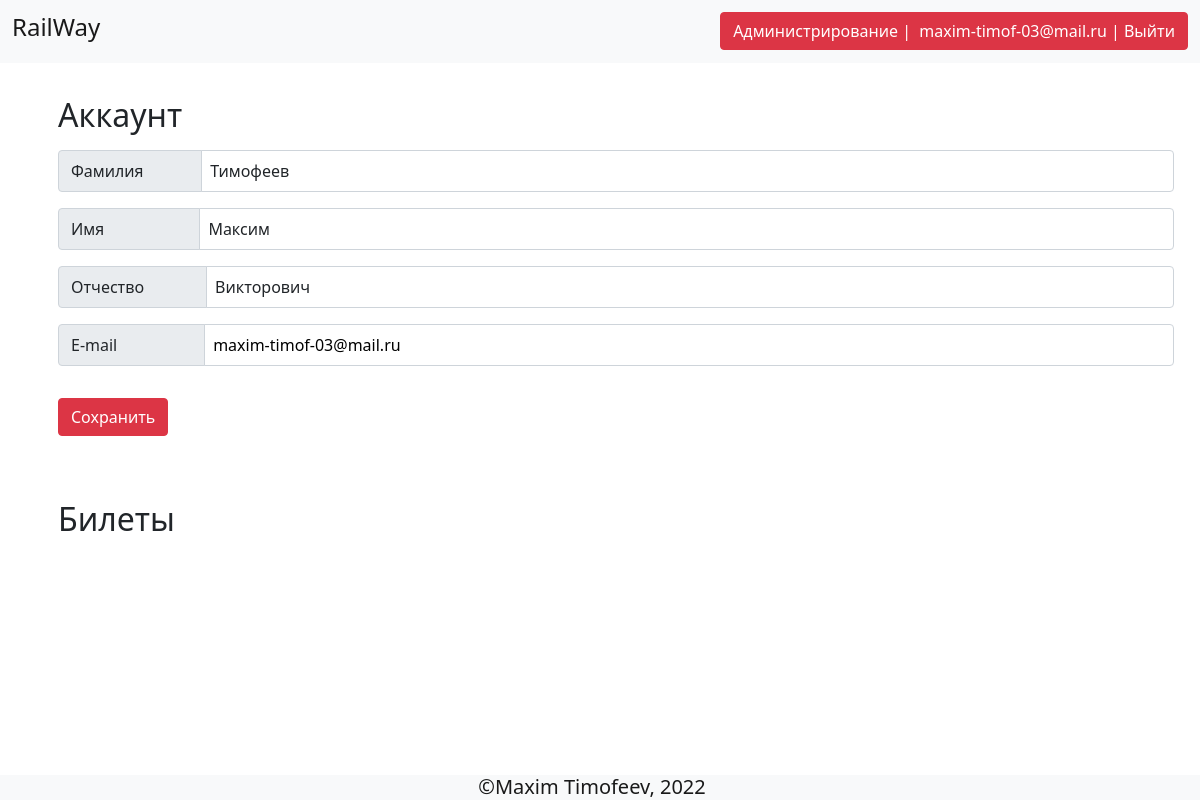
/profile/ (signed in), run on the app's committed database.
### user/models.py (models this page shows, shortened)
class User(AbstractBaseUser, PermissionsMixin):
    id = models.AutoField(primary_key=True, unique=True) # Идентификатор
    email = models.EmailField(max_length=100, unique=True) # Email
    password = models.CharField(max_length=100)
    first_name = models.CharField(max_length=100)
    last_name = models.CharField(max_length=100)
    third_name = models.CharField(max_length=100)
    is_active = models.BooleanField(default=True) # Статус активации
    is_staff = models.BooleanField(default=False) # Статус админа
    USERNAME_FIELD = 'email' # Идентификатор для обращения
    REQUIRED_FIELDS = [] # Список имён полей для Superuser
    objects = MyUserManager() # Добавляем методы класса MyUserManager

### rails/views.py (the view)
# urls.py: path('profile/', vrails.ProfileView.as_view(), name='profile'),
class ProfileView(DataMixin, FormView):
    model = User
    form_class = ProfileForm
    template_name = 'railway/profile.html'
    context_object_name = 'user'
    def get_context_data(self, *, object_list = None, **kwargs):
        context = super().get_context_data(**kwargs)
        c_def = self.get_user_context()
        return dict(list(context.items()) + list(c_def.items()))

### rails/forms.py
class ProfileForm(forms.ModelForm):
    class Meta:
        model = User
        fields = ['first_name','last_name','third_name']

### rails/utlis.py (called while the page is built)
    def get_user_context(self, **kwargs):
        context = kwargs
        return context

### railway/templates/railway/profile.html (shortened to what this page needs)
{% extends 'base.html' %}
{% block content %}
<div class="container-lg mb-5">
    <h2 class="m-3">Аккаунт</h2>
    <form action="{% url 'update_profile' request.user.id %}" method="post">
    <div class="input-group m-3">
        <label class="input-group-text" for="id_last_name">Фамилия&nbsp;&nbsp;&nbsp;&nbsp;&nbsp;&nbsp;&nbsp;&nbsp;&nbsp;&nbsp;&nbsp;</label>
        {% if request.user.last_name %}
        <input name="last_name" value="{{ request.user.last_name }}" required class="form-control p-2" type="text" id="id_last_name">
        {% else %}
        <input name="last_name" required class="form-control p-2" type="text" id="id_last_name">
        {% endif%}
    </div>
    <div class="input-group m-3">
        <label class="input-group-text" for="id_first_name">Имя&nbsp;&nbsp;&nbsp;&nbsp;&nbsp;&nbsp;&nbsp;&nbsp;&nbsp;&nbsp;&nbsp;&nbsp;&nbsp;&nbsp;&nbsp;&nbsp;&nbsp;&nbsp;&nbsp;&nbsp;</label>
        {% if request.user.first_name %}
        <input name="first_name" value="{{ request.user.first_name }}" required class="form-control p-2" type="text" id="id_first_name">
        {% else %}
        <input name="first_name" required class="form-control p-2" type="text" id="id_first_name">
        {% endif%}
    </div>
    <div class="input-group m-3">
        <label class="input-group-text" for="id_third_name">Отчество&nbsp;&nbsp;&nbsp;&nbsp;&nbsp;&nbsp;&nbsp;&nbsp;&nbsp;&nbsp;&nbsp;&nbsp;</label>
        <input name="third_name" required {% if request.user.third_name %} value="{{ request.user.third_name }}" {% endif%} class="form-control p-2" type="text" id="id_third_name">
    </div>
    <div class="input-group m-3">
        <label class="input-group-text" for="id_email">E-mail&nbsp;&nbsp;&nbsp;&nbsp;&nbsp;&nbsp;&nbsp;&nbsp;&nbsp;&nbsp;&nbsp;&nbsp;&nbsp;&nbsp;&nbsp;&nbsp;&nbsp;&nbsp;</label>
        <input style="background-color: #fff; color: #000;" disabled value="{{ request.user.email }}" class="form-control p-2" type="email" id="id_email">
    </div>
    <button class="btn btn-danger m-3" type="submit">Сохранить</button>
    </form>
</div>
<div class="container-lg">
    <h2 class="m-3">Билеты</h2>
</div>
{% endblock %}

### railway/templates/base.html (shortened to what this page needs)
<!DOCTYPE html>
<html lang="ru">
<head>
    <link rel="stylesheet" href="//maxcdn.bootstrapcdn.com/bootstrap/5.0.0/css/bootstrap.min.css">
    <link rel="stylesheet" href="//maxcdn.bootstrapcdn.com/bootstrap/5.0.0/css/bootstrap-theme.min.css">
    <link href="https://cdn.jsdelivr.net/npm/bootstrap@5.0.2/dist/css/bootstrap.min.css" rel="stylesheet">
</head>
<body>
    <nav class="navbar fixed-top navbar-expand-lg navbar-light bg-light">
        <div class="container-fluid pr-2 d-flex justify-content-between text-aligh-center">
          <a class="navbar-brand" href="{% url 'index' %}">
            <h4>RailWay</h4>
          </a>
          <div class="btn btn-danger">
            {% if request.user.is_authenticated %}
            {% if request.user.is_staff %}
            <a style="color: white; text-decoration: none;" href="/admin/" role="button">Администрирование</a>&nbsp;|&nbsp;
            {% endif%}
            <a style="color: white; text-decoration: none;" href="{% url 'profile' %}" role="button">{{request.user.email}}</a>&nbsp;|&nbsp;<a style="color: white; text-decoration: none;" href="{% url 'logout' %}" role="button">Выйти</a>
            {% else %}
            <a style="color: white; text-decoration: none;" href="{% url 'login' %}" role="button">Войти</a>&nbsp;|&nbsp;<a style="color: white; text-decoration: none;" href="{% url 'reg' %}" role="button">Регистрация</a>
            {% endif %}
          </div>
        </div>
      </nav>
    <main style="padding-top: 80px;padding-bottom: 30px;">
        {% block content %}
        {% endblock %}
    </main>
    <nav class="nav fixed-bottom navbar-light bg-light">
        <div class="container-md container-fluid">
            <ul class="nav justify-content-center">
                <li class="nav-item">
                    <span class="navbar-brand p-4 h2">&copy;Maxim Timofeev, 2022</span>
                </li>
            </ul>
        </div>
    </nav>
</body>
</html>

### data on the page
User: user.email "maxim-timof-03@mail.ru", last_name "Тимофеев", first_name "Максим", third_name "Викторович"
